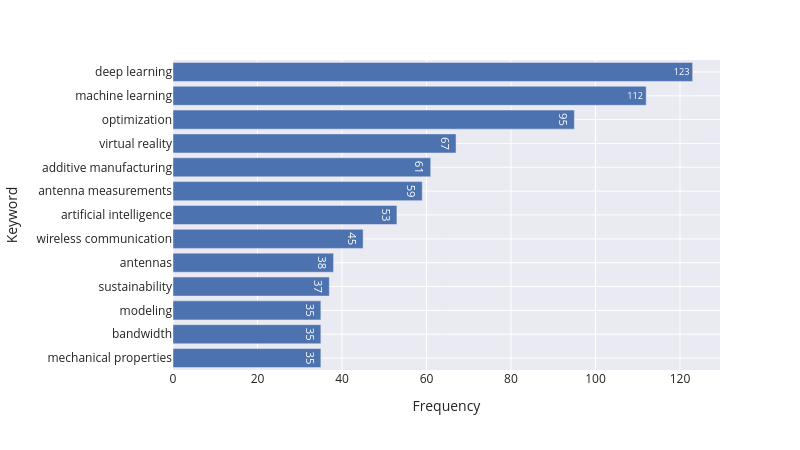

The notebook cell this image was saved under:
### Code cell
fig = px.bar(
    data_frame = keywords.iloc[:13].sort_values(ascending=True).reset_index(),
    y = "index",
    x = 0,
    text = 0,
    width=800,
    height=450
)
fig.update_layout(xaxis_title="Frequency",yaxis_title="Keyword")
save_fig(fig, 'top_10_most_frequent_keywords.pdf')
show(fig)

### Figure 1 — Plotly figure (JSON) as saved in the notebook; plotly's stock layout.template omitted (floating-point values rounded to 4 significant figures)
{"data": [{"hovertemplate": "0=%{text}<br>index=%{y}<extra></extra>", "legendgroup": "", "marker": {"color": "rgb(76,114,176)", "pattern": {"shape": ""}}, "name": "", "orientation": "h", "showlegend": false, "text": [35.0, 35.0, 35.0, 37.0, 38.0, 45.0, 53.0, 59.0, 61.0, 67.0, 95.0, 112.0, 123.0], "textposition": "auto", "type": "bar", "x": [35, 35, 35, 37, 38, 45, 53, 59, 61, 67, 95, 112, 123], "xaxis": "x", "y": ["mechanical properties", "bandwidth", "modeling", "sustainability", "antennas", "wireless communication", "artificial intelligence", "antenna measurements", "additive manufacturing", "virtual reality", "optimization", "machine learning", "deep learning"], "yaxis": "y"}], "layout": {"barmode": "relative", "font": {"size": 12}, "height": 450, "legend": {"tracegroupgap": 0}, "margin": {"t": 60}, "width": 800, "xaxis": {"anchor": "y", "domain": [0, 1], "title": {"text": "Frequency"}}, "yaxis": {"anchor": "x", "domain": [0, 1], "title": {"text": "Keyword"}}}}
